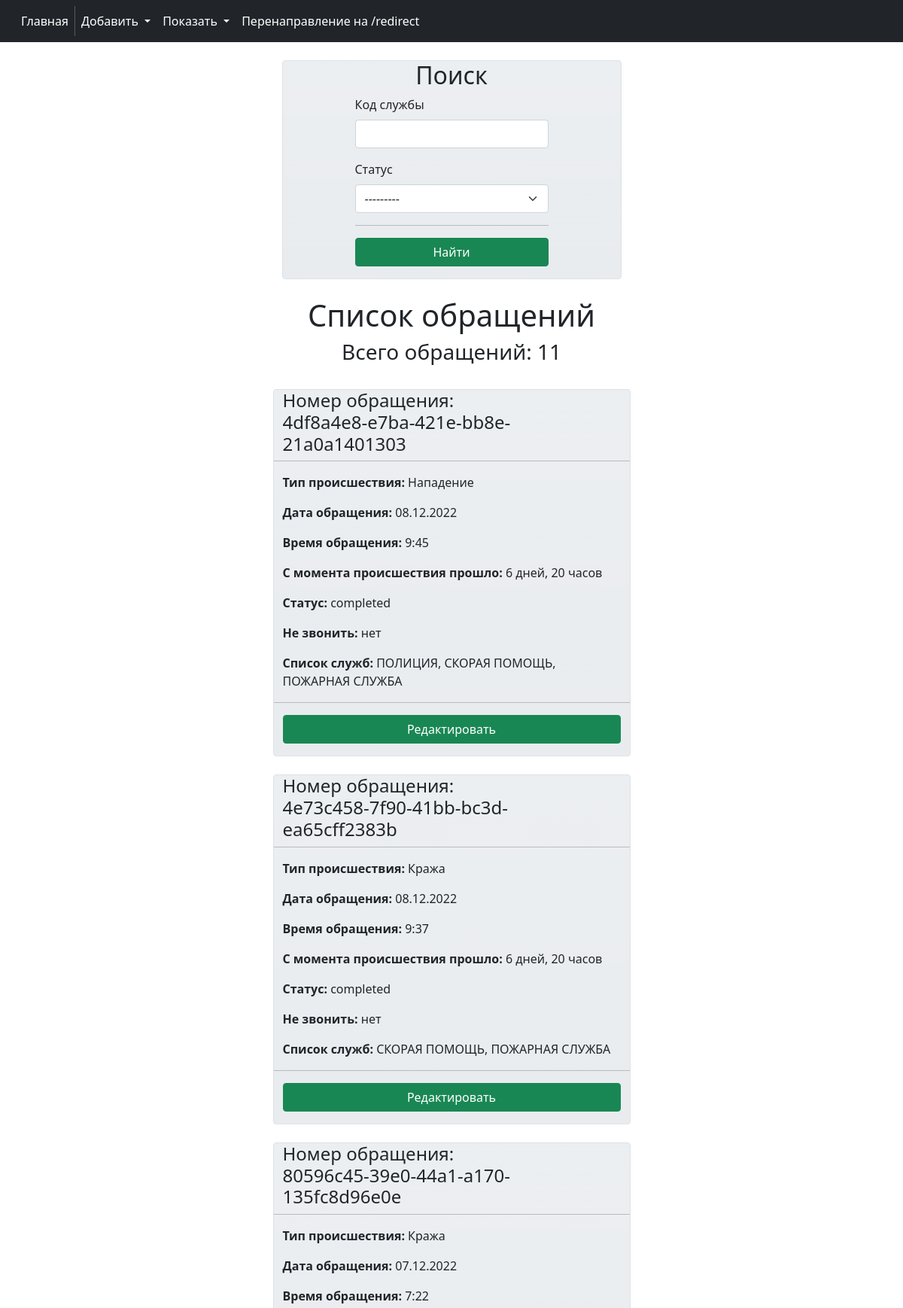
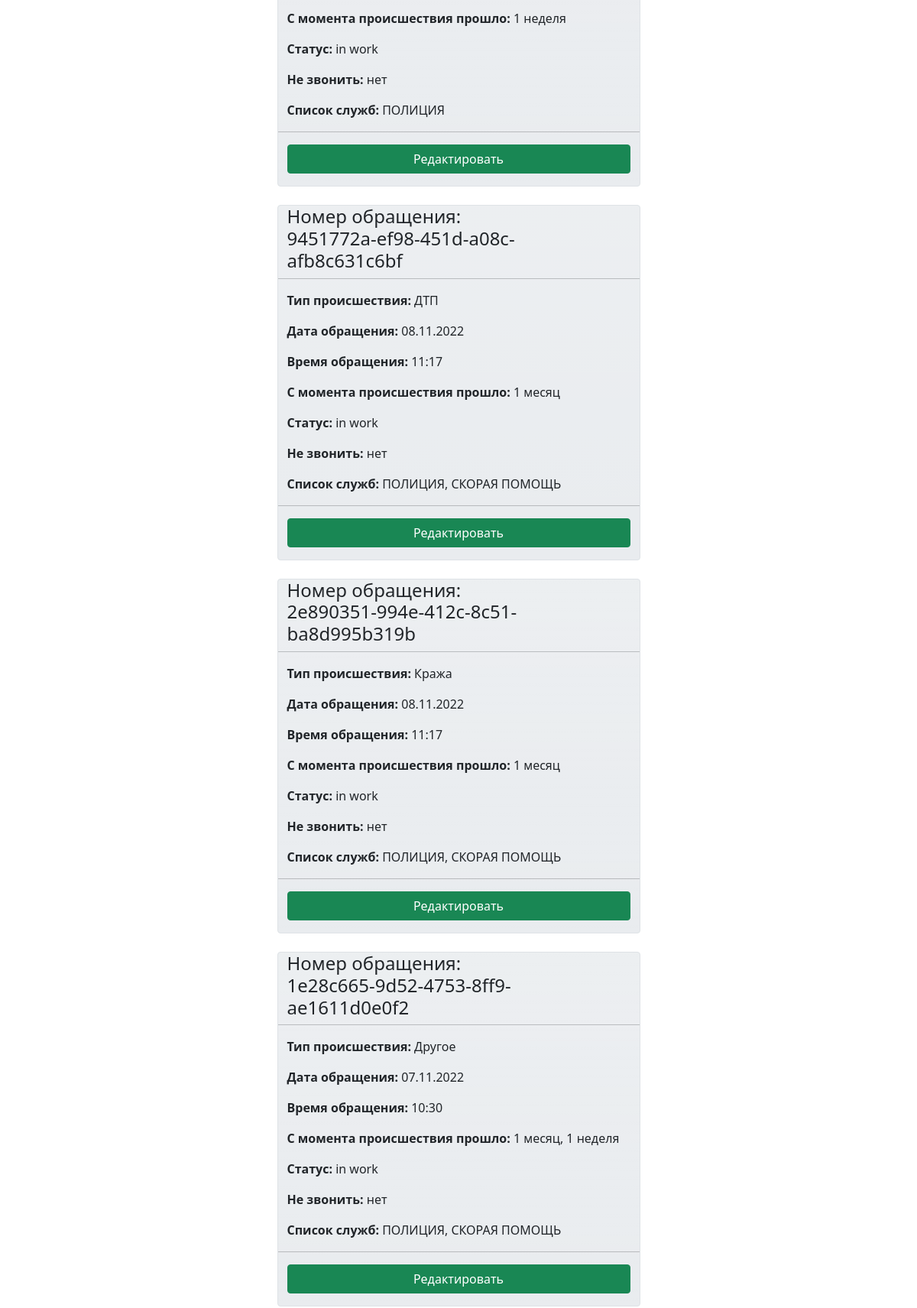
The app's page /appeals/ (upper part) with its own data (2 pictures, top to bottom).
### app112/models.py (models this page shows, shortened)
class Appeal(models.Model):
    date = models.DateTimeField('Дата обращения', auto_now_add=True)
    number = models.UUIDField('Номер обращения', default=uuid.uuid4, unique=True, editable=False)
    incidents = models.CharField('Тип происшествия', max_length=255, choices=consts.INCIDENT_CHOICES, default='Другое',
                                 blank=True)
    status = models.CharField('Статус', max_length=255, choices=consts.STATUS_CHOICE, default='in work')
    count_injured = models.PositiveSmallIntegerField('Количество пострадавших', null=True, blank=True)
    dontCall = models.BooleanField('Не звонить', default=True)
    applicant = models.ForeignKey(Applicant, on_delete=models.CASCADE,
                                  related_name='appeals', verbose_name='Заявитель')
    service = models.ManyToManyField(EmergencyService, related_name='appeals',
                                     verbose_name='Сервис', blank=True)
    class Meta:
        verbose_name = 'Обращение'
        verbose_name_plural = 'Обращения'
        ordering = ('date', 'number')

class EmergencyService(models.Model):
    title = models.CharField(max_length=255, verbose_name='Название')
    service_code = models.CharField(max_length=255, verbose_name='Код службы', blank=True)
    phone = models.PositiveBigIntegerField(verbose_name='Телефон', null=True)
    def __str__(self):
        return self.title
    class Meta:
        verbose_name = 'Экстренная служба'
        verbose_name_plural = 'Экстренные службы'

### app112/classviews.py (the view)
# urls.py: path('appeals/', Appeals.as_view(), name='appeals'),
class Appeals(FilterView, ListView):
    model = models.Appeal
    template_name = 'app112/appeals.html'
    extra_context = {'title': 'Обращения'}
    filterset_class = AppealFilter
    def get_queryset(self):
        return self.model.objects.order_by('-date')

### app112/templates/app112/appeals.html (shortened to what this page needs)
{% extends 'app112/base.html' %}
{% load crispy_forms_filters %}
{% load crispy_forms_tags %}
{% block content %}
    <div class="d-flex justify-content-center border rounded bg-gradient" style="background-color: #e9ecef">
            <form method="GET">
                <h2 class="text-center">Поиск</h2>
                <div>{{ filter.form.service|as_crispy_field }}</div>
                <div>{{ filter.form.status|as_crispy_field }}</div>
                <hr>
                <div class="d-grid mb-3"><button class="btn btn-success" type="submit">Найти</button></div>
            </form>
    </div>
    <br>
    <div class="text-center">
        <p class="h1">Список обращений</p>
        <h3>Всего обращений: {{filter.qs|length}}</h3>
    </div>
    <br>
    {% for appeal in filter.qs %}
        <div class="row justify-content-center border rounded bg-gradient" style="background-color: #e9ecef">
            <h4>Номер обращения:<br> {{appeal.number}}</h4>
            <hr>
            <p><b>Тип происшествия: </b> {{ appeal.incidents }} </p>
            <p><b>Дата обращения:</b> {{ appeal.date|date:"d.m.Y" }}</p>
            <p><b>Время обращения:</b> {{ appeal.date|time }}</p>
            <p><b>С момента происшествия прошло:</b> {{ appeal.date|timesince }}</p>
            <p><b>Статус:</b> {{ appeal.status }}</p>
            <p><b>Не звонить:</b> {{ appeal.id_inc.dontCall|yesno }}</p>
            <p><b>Список служб:</b>
                {% if appeal.service.all %} {{ appeal.service.all|join:", "|upper }} {% else %} Пусто {% endif %}
            </p>
            <hr>
            <p class="d-grid"><a class="btn btn-success" href="{% url 'app112:edit_appeal' appeal.id %}">Редактировать</a></p>
        </div>
        <br>
    {% endfor %}
{% endblock %}

### records on screen
Appeal: number "4df8a4e8-e7ba-421e-bb8e-21a0a1401303", incidents "Нападение", date "08.12.2022", date "9:45", date "6 дней, 20 часов", status "completed", id_inc.dontCall "нет", service.all "ПОЛИЦИЯ, СКОРАЯ ПОМОЩЬ, ПОЖАРНАЯ СЛУЖБА"
Appeal: number "4e73c458-7f90-41bb-bc3d-ea65cff2383b", incidents "Кража", date "08.12.2022", date "9:37", date "6 дней, 20 часов", status "completed", id_inc.dontCall "нет", service.all "СКОРАЯ ПОМОЩЬ, ПОЖАРНАЯ СЛУЖБА"
Appeal: number "80596c45-39e0-44a1-a170-135fc8d96e0e", incidents "Кража", date "07.12.2022", date "7:22", date "1 неделя", status "in work", id_inc.dontCall "нет", service.all "ПОЛИЦИЯ"
Appeal: number "9451772a-ef98-451d-a08c-afb8c631c6bf", incidents "ДТП", date "08.11.2022", date "11:17", date "1 месяц", status "in work", id_inc.dontCall "нет", service.all "ПОЛИЦИЯ, СКОРАЯ ПОМОЩЬ"
Appeal: number "2e890351-994e-412c-8c51-ba8d995b319b", incidents "Кража", date "08.11.2022", date "11:17", date "1 месяц", status "in work", id_inc.dontCall "нет", service.all "ПОЛИЦИЯ, СКОРАЯ ПОМОЩЬ"
Appeal: number "1e28c665-9d52-4753-8ff9-ae1611d0e0f2", incidents "Другое", date "07.11.2022", date "10:30", date "1 месяц, 1 неделя", status "in work", id_inc.dontCall "нет", service.all "ПОЛИЦИЯ, СКОРАЯ ПОМОЩЬ"

### other values on screen
{{ filter.qs|length }} "11"
